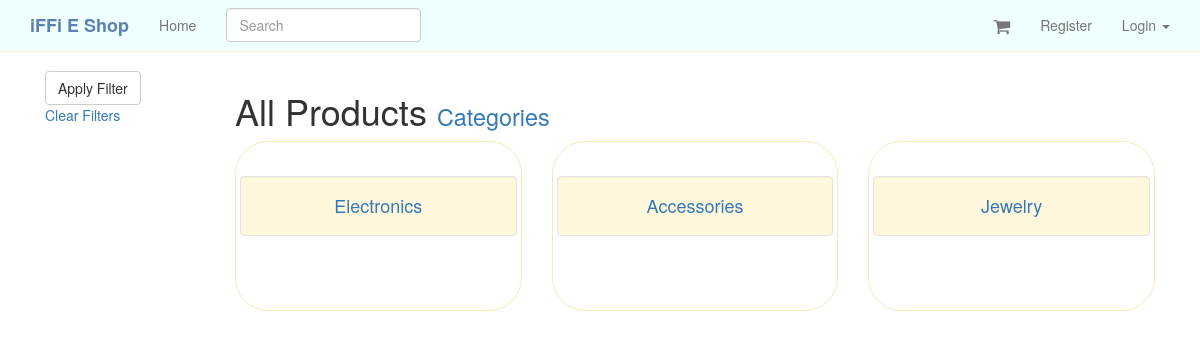
Page /categories/ on the committed database.
### products/models.py (models this page shows, shortened)
class Category(models.Model):
	title = models.CharField(max_length=120, unique=True)
	slug = models.SlugField(unique=True)
	description = models.TextField(null=True, blank=True)
	active = models.BooleanField(default=True)
	timestamp = models.DateTimeField(auto_now_add=True, auto_now=False)
	def get_absolute_url(self):
		return reverse("category_detail", kwargs={"slug": self.slug })

### products/views.py (the view)
class CategoryListView(ListView):
	model = Category
	queryset = Category.objects.all()
	template_name = "products/product_list.html"

### products/templates/products/product_list.html (shortened to what this page needs)
{% extends "base.html" %}
{% load crispy_forms_tags %}
{% block content %}
<div class='col-sm-2'>
<form method="GET" action="{% url 'products' %}">
<input type='submit' value='Apply Filter' class='btn btn-default'>
</form>
<a href="{% url 'products' %}">Clear Filters</a>
</div>
<div class='col-sm-10'>
<h1>All Products <small><a href='{% url "categories" %}'>Categories</a></small></h1>
{% if object_list.count == 0 %}
Nothing found
{% else %}
{% include "products/products.html" with object_list=object_list %}
{% endif %}
</div>
{% endblock %}

### products/templates/products/products.html (shortened to what this page needs)
<div class='row'>
{% for product in object_list %}
	<div class='col-sm-4 {{ col_class_set }}'>
	{% include "products/product_thumbnail.html" with product=product price="True" %}
	</div>
	{% if not col_class_set %}
{% cycle '' '' '</div><div class="row">' %}
{% endif %}
{% endfor %}

### products/templates/products/product_thumbnail.html (shortened to what this page needs)
<div class="thumbnail">
<br>
<h4 class="text-center well "><a href='{{ product.get_absolute_url }}'>{{ product.title }}</a></h4><br><br>
</div>

### static_in_pro/our_static/css/navbar-static-top.css (style rules this page uses)
body { min-height: 1000px; }

### products/templates/products/product_thumbnail.html (style rules this page uses)
.thumbnail { background-color: transparent; border: 1px groove #f7ecb5; border-radius: 33px; color: #00B2FF; background-size: 20px; }
.well { background: cornsilk; }

### rows in the picture
Category: title "Electronics"
Category: title "Accessories"
Category: title "Jewelry"
